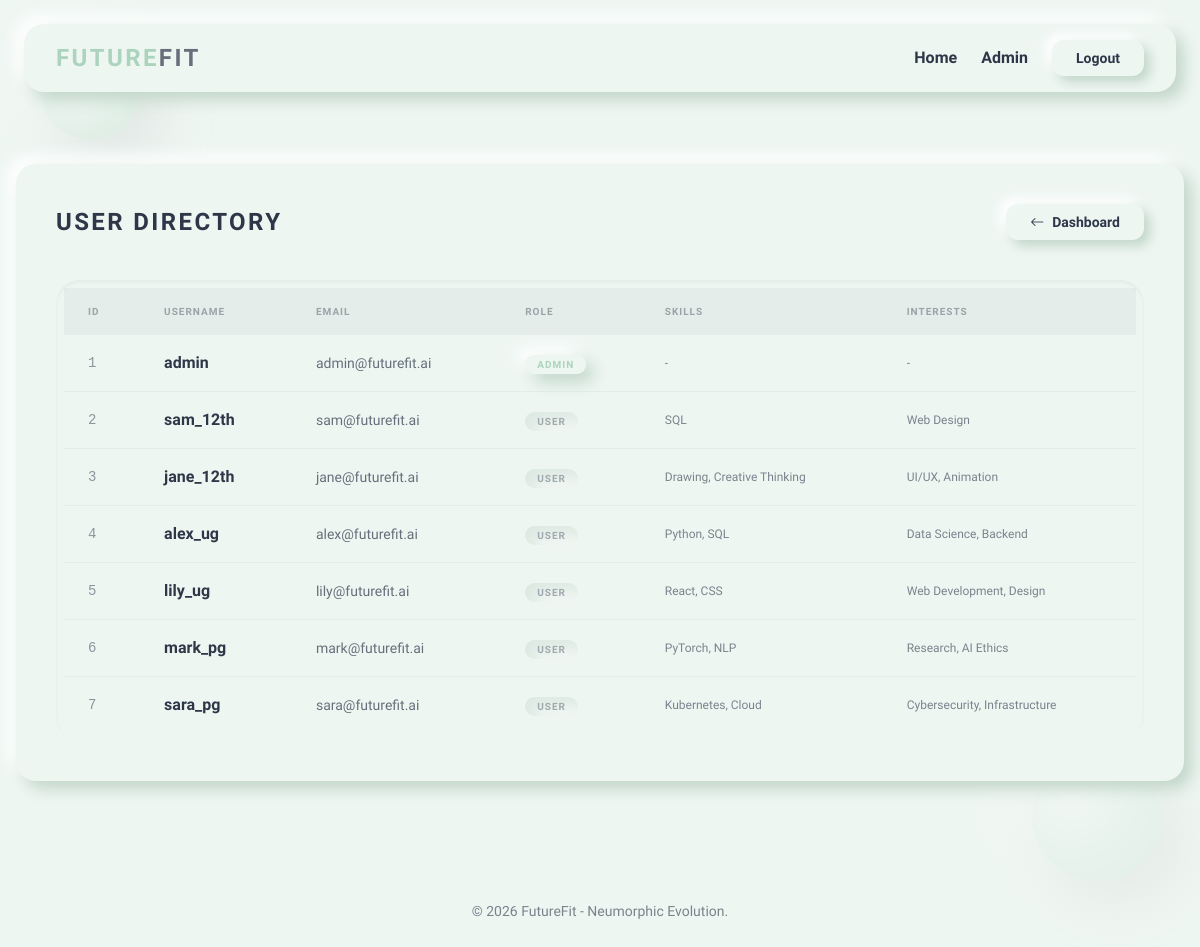
The app's page /admin/users (signed in) with its own data.
### models.py (models this page shows, shortened)
class User(db.Model, UserMixin):
    id = db.Column(db.Integer, primary_key=True)
    username = db.Column(db.String(20), unique=True, nullable=False)
    email = db.Column(db.String(120), unique=True, nullable=False)
    password = db.Column(db.String(60), nullable=False)
    role = db.Column(db.String(10), nullable=False, default='user') # 'user' or 'admin'
    qualification = db.Column(db.String(20), nullable=False, default='12th') # '12th', 'UG', 'PG'
    skills = db.Column(db.String(200)) # stored as comma-separated string
    interests = db.Column(db.String(200))
    experience = db.Column(db.String(50))
    feedbacks = db.relationship('Feedback', backref='author', lazy=True)

### routes_admin.py (the view)
@admin_bp.route("/admin/users")
@login_required
def view_users():
    if current_user.role != 'admin':
        abort(403)
    users = User.query.all()
    return render_template('admin_users.html', users=users, title='Manage Users')

### app.py (called while the page is built)
    @app.context_processor
    def inject_year():
        from datetime import datetime
        return {'year': datetime.utcnow().year}

### models.py (called while the page is built)
@login_manager.user_loader
def load_user(user_id):
    return User.query.get(int(user_id))

### templates/admin_users.html
{% extends "layout.html" %}
{% block content %}
<div class="nm-flat p-10 mt-12">
    <div class="flex flex-col md:flex-row justify-between items-center mb-10 gap-6">
        <h2 class="font-orbitron text-2xl font-bold text-nm-text tracking-widest uppercase">User Directory</h2>
        <a href="{{ url_for('admin_bp.dashboard') }}"
            class="nm-btn rounded-xl py-2 px-6 text-sm font-semibold flex items-center gap-2">
            <i class="bi bi-arrow-left"></i> Dashboard
        </a>
    </div>
    <div class="nm-inset p-2 rounded-3xl overflow-hidden shadow-inner">
        <div class="overflow-x-auto">
            <table class="w-full text-left">
                <thead class="bg-nm-text bg-opacity-5">
                    <tr>
                        <th class="px-6 py-4 text-[10px] font-bold uppercase tracking-widest opacity-40">ID</th>
                        <th class="px-6 py-4 text-[10px] font-bold uppercase tracking-widest opacity-40">Username</th>
                        <th class="px-6 py-4 text-[10px] font-bold uppercase tracking-widest opacity-40">Email</th>
                        <th class="px-6 py-4 text-[10px] font-bold uppercase tracking-widest opacity-40">Role</th>
                        <th class="px-6 py-4 text-[10px] font-bold uppercase tracking-widest opacity-40">Skills</th>
                        <th class="px-6 py-4 text-[10px] font-bold uppercase tracking-widest opacity-40">Interests</th>
                    </tr>
                </thead>
                <tbody class="divide-y divide-nm-text divide-opacity-5">
                    {% for user in users %}
                    <tr class="hover:bg-nm-text hover:bg-opacity-[0.02] transition-colors">
                        <td class="px-6 py-4 font-mono text-sm opacity-50">{{ user.id }}</td>
                        <td class="px-6 py-4 font-bold text-nm-text">{{ user.username }}</td>
                        <td class="px-6 py-4 text-sm opacity-70">{{ user.email }}</td>
                        <td class="px-6 py-4">
                            {% if user.role == 'admin' %}
                            <span
                                class="nm-flat px-3 py-1 rounded-full text-[10px] font-bold uppercase tracking-widest text-nm-primary">Admin</span>
                            {% else %}
                            <span
                                class="nm-inset px-3 py-1 rounded-full text-[10px] font-bold uppercase tracking-widest text-nm-text opacity-40">User</span>
                            {% endif %}
                        </td>
                        <td class="px-6 py-4 text-xs opacity-60">{{ user.skills if user.skills else '-' }}</td>
                        <td class="px-6 py-4 text-xs opacity-60">{{ user.interests if user.interests else '-' }}</td>
                    </tr>
                    {% endfor %}
                </tbody>
            </table>
        </div>
    </div>
</div>
{% endblock %}

### templates/layout.html (shortened to what this page needs)
<!DOCTYPE html>
<html lang="en">
<head>
    <script src="https://cdn.tailwindcss.com"></script>
    <link rel="stylesheet" href="https://cdn.jsdelivr.net/npm/bootstrap-icons@1.11.1/font/bootstrap-icons.css">
    <link rel="stylesheet" href="{{ url_for('static', filename='css/neumorphic.css') }}">
</head>
<body class="bg-nm-bg font-rajdhani text-nm-text min-h-screen overflow-x-hidden relative">
    <div class="floating-sphere bottom-20 right-10 w-32 h-32 opacity-20" style="animation-delay: -2s;"></div>
    <nav class="p-4 md:p-6">
        <div class="max-w-7xl mx-auto nm-flat px-6 md:px-8 py-4">
            <div class="flex justify-between items-center">
                <a class="font-orbitron text-xl md:text-2xl font-bold tracking-widest text-nm-primary"
                    href="{{ url_for('main.index') }}">
                    FUTURE<span class="text-nm-text opacity-70">FIT</span>
                </a>
                <div class="hidden md:flex space-x-6 items-center">
                    <a class="hover:text-nm-primary transition-colors font-semibold"
                        href="{{ url_for('main.index') }}">Home</a>
                    {% if current_user.is_authenticated %}
                    {% if current_user.role == 'admin' %}
                    <a class="hover:text-nm-primary transition-colors font-semibold"
                        href="{{ url_for('admin_bp.dashboard') }}">Admin</a>
                    {% else %}
                    <a class="hover:text-nm-primary transition-colors font-semibold"
                        href="{{ url_for('main.dashboard') }}">Dashboard</a>
                    {% endif %}
                    <a href="{{ url_for('auth.logout') }}" class="nm-btn rounded-xl py-2 px-6 text-sm">Logout</a>
                    {% else %}
                    <a class="hover:text-nm-primary transition-colors font-semibold"
                        href="{{ url_for('auth.login') }}">Login</a>
                    <a href="{{ url_for('auth.register') }}" class="nm-btn rounded-xl py-2 px-6 text-sm">Register</a>
                    {% endif %}
                </div>
            </div>
        </div>
    </nav>
    <main class="container mx-auto mt-8 px-4 max-w-7xl">
        {% block content %}{% endblock %}
    </main>
    <footer class="mt-20 py-10 text-center opacity-60 text-sm">
        <p>© 2026 FutureFit - Neumorphic Evolution.</p>
    </footer>
</body>
</html>

### static/css/neumorphic.css (style rules this page uses)
:root { --nm-bg: #eef6f2; --nm-surface: #eef6f2; --nm-shadow-dark: #c2d6ca; --nm-shadow-light: #ffffff; --nm-primary: #acd3bc; --nm-accent: #bddcc9; --nm-text: #2d3748; --nm-text-muted: #718096; }
body { background-color: var(--nm-bg); color: var(--nm-text); font-family: 'Rajdhani', sans-serif; }
.nm-flat { background: var(--nm-surface); border-radius: 20px; box-shadow: 8px 8px 16px var(--nm-shadow-dark), -8px -8px 16px var(--nm-shadow-light); transition: all 0.3s ease; }
.nm-inset { background: var(--nm-surface); border-radius: 20px; box-shadow: inset 8px 8px 16px var(--nm-shadow-dark), inset -8px -8px 16px var(--nm-shadow-light); }
.nm-btn { border: none; outline: none; padding: 10px 20px; background: var(--nm-surface); color: var(--nm-text); font-weight: 600; cursor: pointer; box-shadow: 6px 6px 12px var(--nm-shadow-dark), -6px -6px 12px var(--nm-shadow-light); transition: all 0.2s ease; }
.floating-sphere { position: absolute; width: 100px; height: 100px; background: radial-gradient(circle at 30% 30%, #ffffff, var(--nm-primary)); border-radius: 50%; box-shadow: 20px 20px 60px #bebebe, -20px -20px 60px #ffffff; z-index: -1; animation: float 6s ease-in-out infinite; }

### templates/layout.html (style rules this page uses)
.font-orbitron { font-family: 'Orbitron', sans-serif; }
.font-rajdhani { font-family: 'Rajdhani', sans-serif; }

### records on screen
User: id "1", username "admin", email "admin@futurefit.ai", role "ADMIN", skills "-", interests "-"
User: id "2", username "sam_12th", email "sam@futurefit.ai", role "USER", skills "SQL", interests "Web Design"
User: id "3", username "jane_12th", email "jane@futurefit.ai", role "USER", skills "Drawing, Creative Thinking", interests "UI/UX, Animation"
User: id "4", username "alex_ug", email "alex@futurefit.ai", role "USER", skills "Python, SQL", interests "Data Science, Backend"
User: id "5", username "lily_ug", email "lily@futurefit.ai", role "USER", skills "React, CSS", interests "Web Development, Design"
User: id "6", username "mark_pg", email "mark@futurefit.ai", role "USER", skills "PyTorch, NLP", interests "Research, AI Ethics"
User: id "7", username "sara_pg", email "sara@futurefit.ai", role "USER", skills "Kubernetes, Cloud", interests "Cybersecurity, Infrastructure"
